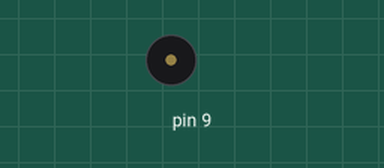
Recording of a sketch running on a simulated Arduino Uno, built with avr-gcc and run on an emulated ATmega328P. On the bench: buzzer (waves = sounding).

Above: at 0.5 s.
Timing chart, 0 to 3.0 s (numbered marks = the images above):
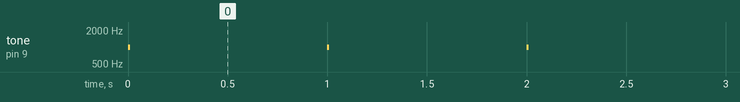

The sketch:

buzzer.ino
```cpp
void setup() {

}

void loop() {
 tone(9,1000,10);
 delay(1000);
}
```

Measured:
- by itself, tone on pin 9: alternates 1000 Hz for 0.01 s and silent for 0.99 s
